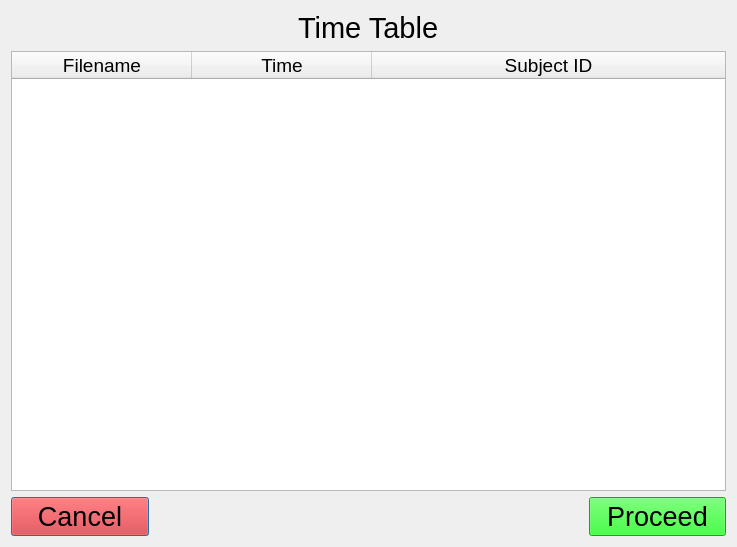
<?xml version="1.0" encoding="UTF-8"?>
<ui version="4.0">
 <class>Dialog</class>
 <widget class="QDialog" name="Dialog">
  <property name="geometry">
   <rect>
    <x>0</x>
    <y>0</y>
    <width>737</width>
    <height>547</height>
   </rect>
  </property>
  <property name="font">
   <font>
    <pointsize>20</pointsize>
   </font>
  </property>
  <property name="windowTitle">
   <string>Dialog</string>
  </property>
  <layout class="QGridLayout" name="gridLayout">
   <item row="0" column="0" colspan="2">
    <spacer name="horizontalSpacer_2">
     <property name="orientation">
      <enum>Qt::Horizontal</enum>
     </property>
     <property name="sizeHint" stdset="0">
      <size>
       <width>155</width>
       <height>20</height>
      </size>
     </property>
    </spacer>
   </item>
   <item row="0" column="2">
    <widget class="QLabel" name="label">
     <property name="font">
      <font>
       <pointsize>22</pointsize>
      </font>
     </property>
     <property name="text">
      <string>Time Table</string>
     </property>
     <property name="wordWrap">
      <bool>true</bool>
     </property>
    </widget>
   </item>
   <item row="0" column="3" colspan="2">
    <spacer name="horizontalSpacer_3">
     <property name="orientation">
      <enum>Qt::Horizontal</enum>
     </property>
     <property name="sizeHint" stdset="0">
      <size>
       <width>155</width>
       <height>20</height>
      </size>
     </property>
    </spacer>
   </item>
   <item row="1" column="0" colspan="5">
    <widget class="QTableWidget" name="TimeTable">
     <property name="font">
      <font>
       <pointsize>14</pointsize>
      </font>
     </property>
     <property name="autoScrollMargin">
      <number>15</number>
     </property>
     <property name="columnCount">
      <number>3</number>
     </property>
     <attribute name="horizontalHeaderCascadingSectionResizes">
      <bool>true</bool>
     </attribute>
     <attribute name="horizontalHeaderDefaultSectionSize">
      <number>180</number>
     </attribute>
     <attribute name="horizontalHeaderStretchLastSection">
      <bool>true</bool>
     </attribute>
     <column>
      <property name="text">
       <string>Filename</string>
      </property>
     </column>
     <column>
      <property name="text">
       <string>Time</string>
      </property>
     </column>
     <column>
      <property name="text">
       <string>Subject ID</string>
      </property>
     </column>
    </widget>
   </item>
   <item row="2" column="0">
    <widget class="QPushButton" name="CancelButton">
     <property name="font">
      <font>
       <pointsize>20</pointsize>
      </font>
     </property>
     <property name="styleSheet">
      <string notr="true">background-color: rgb(255, 0, 0);</string>
     </property>
     <property name="text">
      <string>Cancel</string>
     </property>
    </widget>
   </item>
   <item row="2" column="1" colspan="3">
    <spacer name="horizontalSpacer">
     <property name="orientation">
      <enum>Qt::Horizontal</enum>
     </property>
     <property name="sizeHint" stdset="0">
      <size>
       <width>388</width>
       <height>20</height>
      </size>
     </property>
    </spacer>
   </item>
   <item row="2" column="4">
    <widget class="QPushButton" name="ProceedButton">
     <property name="font">
      <font>
       <pointsize>20</pointsize>
      </font>
     </property>
     <property name="styleSheet">
      <string notr="true">background-color: rgb(0, 255, 0);</string>
     </property>
     <property name="text">
      <string>Proceed</string>
     </property>
    </widget>
   </item>
  </layout>
 </widget>
 <resources/>
 <connections/>
</ui>
